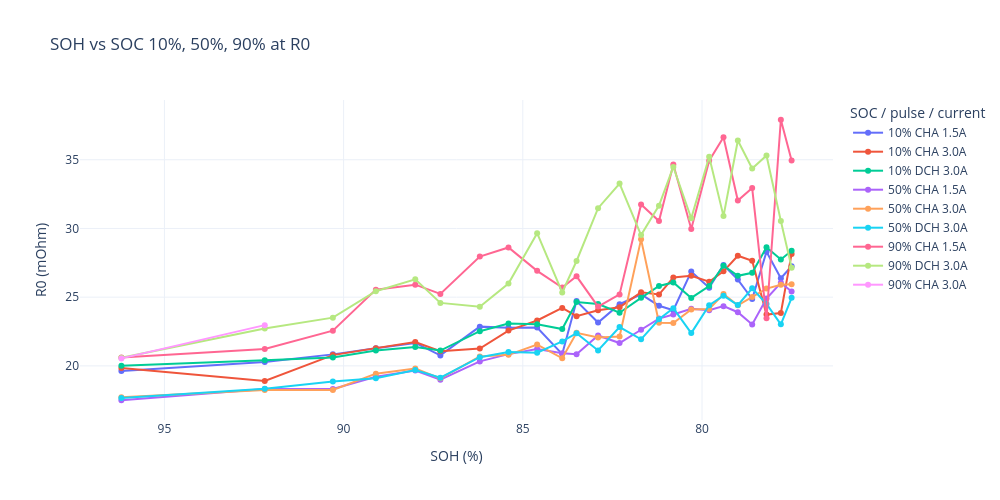
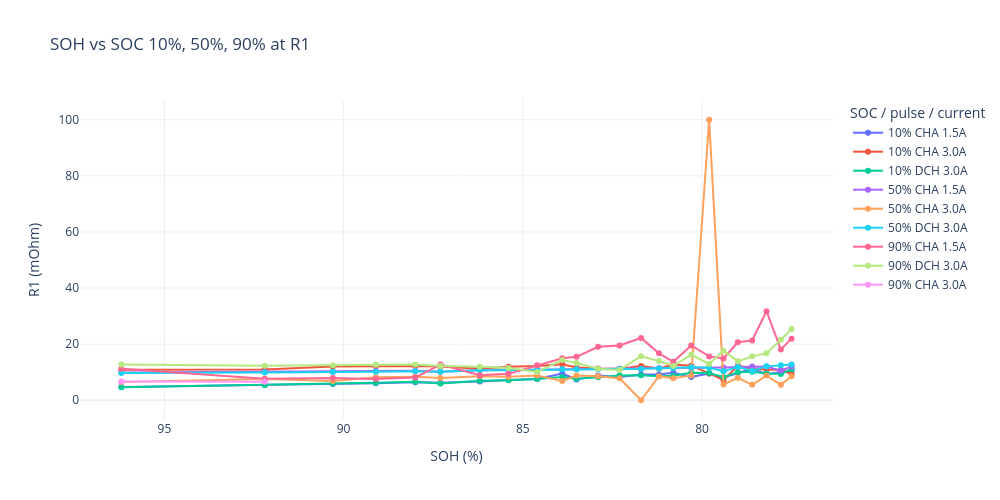
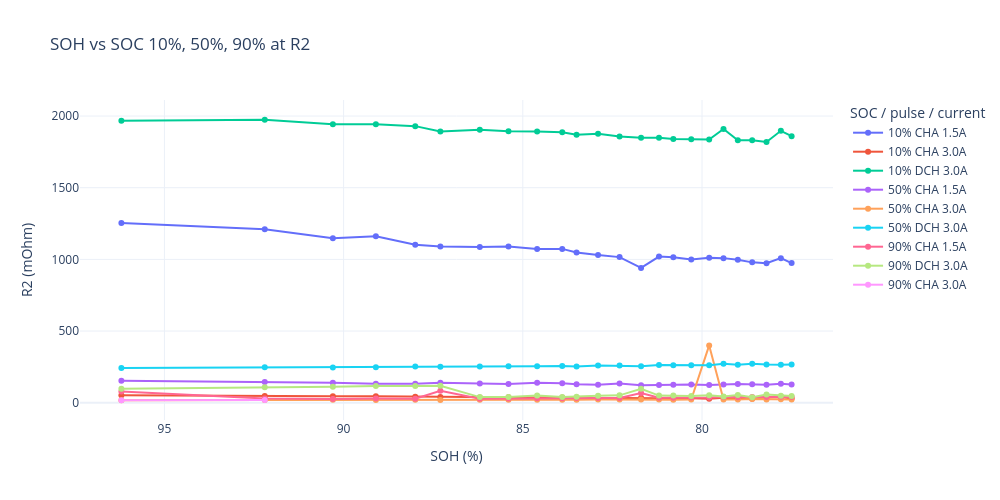

The notebook cell saved with these charts, in order:
### Code cell
soh_r_table = r1r2_result.copy()

# 提取 CHA / DCH 信息
soh_r_table["Pulse_type"] = (
    soh_r_table["Zustand"]
    .astype(str)
    .str.extract(r"^(CHA|DCH)", expand=False)
)

# 电流取绝对值，避免 DCH 显示成负数
soh_r_table["Current_abs"] = soh_r_table["Current"].abs()

# 生成图例标签，例如：90% CHA 3.0A
soh_r_table["Curve_label"] = (
    soh_r_table["SOC"].astype(str)
    + " "
    + soh_r_table["Pulse_type"].astype(str)
    + " "
    + soh_r_table["Current_abs"].round(1).astype(str)
    + "A"
)

# 排序
soh_r_table = soh_r_table.sort_values(["SOH", "SOC", "Pulse_type", "Current_abs"])

# 先显示宽表：每个 pulse 一行，R0/R1/R2 在同一行
display(soh_r_table[["SOH", "SOC", "Zustand", "Pulse_type", "Current", "Current_abs", "R0", "R1", "R2"]])

# 分别画 R0, R1, R2 三张图
for resistance_name in ["R0", "R1", "R2"]:

    fig = px.line(
        soh_r_table,
        x="SOH",
        y=resistance_name,
        color="Curve_label",
        markers=True,
        title=f"SOH vs SOC 10%, 50%, 90% at {resistance_name}",
        labels={
            "SOH": "SOH (%)",
            resistance_name: f"{resistance_name} (mOhm)",
            "Curve_label": "SOC / pulse / current"
        })

    fig.update_layout(
        template="plotly_white",
        width=1000,
        height=500
    )

    fig.update_xaxes(autorange = "reversed")

    fig.show()

### Figure 1 — Plotly figure (JSON) as saved in the notebook; plotly's stock layout.template omitted (floating-point values rounded to 4 significant figures)
{"data": [{"hovertemplate": "SOC / pulse / current=10% CHA 1.5A<br>SOH (%)=%{x}<br>R0 (mOhm)=%{y}<extra></extra>", "legendgroup": "10% CHA 1.5A", "line": {"color": "#636efa", "dash": "solid"}, "marker": {"symbol": "circle"}, "mode": "lines+markers", "name": "10% CHA 1.5A", "orientation": "v", "showlegend": true, "type": "scatter", "x": [77.5, 77.8, 78.2, 78.6, 79, 79.4, 79.8, 80.3, 80.8, 81.2, 81.7, 82.3, 82.9, 83.5, 83.9, 84.6, 85.4, 86.2, 87.3, 88, 89.1, 90.3, 92.2, 96.2], "xaxis": "x", "y": [27.25, 26.37, 28.3, 24.87, 26.28, 27.34, 25.69, 26.86, 24.05, 24.38, 25.2, 24.49, 23.15, 24.71, 20.86, 22.79, 22.77, 22.85, 20.76, 21.67, 21.29, 20.84, 20.28, 19.63], "yaxis": "y"}, {"hovertemplate": "SOC / pulse / current=10% CHA 3.0A<br>SOH (%)=%{x}<br>R0 (mOhm)=%{y}<extra></extra>", "legendgroup": "10% CHA 3.0A", "line": {"color": "#EF553B", "dash": "solid"}, "marker": {"symbol": "circle"}, "mode": "lines+markers", "name": "10% CHA 3.0A", "orientation": "v", "showlegend": true, "type": "scatter", "x": [77.5, 77.8, 78.2, 78.6, 79, 79.4, 79.8, 80.3, 80.8, 81.2, 81.7, 82.3, 82.9, 83.5, 83.9, 84.6, 85.4, 86.2, 87.3, 88, 89.1, 90.3, 92.2, 96.2], "xaxis": "x", "y": [28.15, 23.85, 23.73, 27.64, 28.01, 26.88, 26.12, 26.56, 26.43, 25.19, 25.35, 24.27, 24.05, 23.61, 24.22, 23.3, 22.57, 21.26, 21.07, 21.73, 21.29, 20.78, 18.91, 19.84], "yaxis": "y"}, {"hovertemplate": "SOC / pulse / current=10% DCH 3.0A<br>SOH (%)=%{x}<br>R0 (mOhm)=%{y}<extra></extra>", "legendgroup": "10% DCH 3.0A", "line": {"color": "#00cc96", "dash": "solid"}, "marker": {"symbol": "circle"}, "mode": "lines+markers", "name": "10% DCH 3.0A", "orientation": "v", "showlegend": true, "type": "scatter", "x": [77.5, 77.8, 78.2, 78.6, 79, 79.4, 79.8, 80.3, 80.8, 81.2, 81.7, 82.3, 82.9, 83.5, 83.9, 84.6, 85.4, 86.2, 87.3, 88, 89.1, 90.3, 92.2, 96.2], "xaxis": "x", "y": [28.38, 27.74, 28.63, 26.77, 26.55, 27.29, 25.81, 24.95, 26.07, 25.81, 24.95, 23.87, 24.5, 24.65, 22.68, 23.02, 23.09, 22.52, 21.12, 21.37, 21.12, 20.61, 20.41, 20.0], "yaxis": "y"}, {"hovertemplate": "SOC / pulse / current=50% CHA 1.5A<br>SOH (%)=%{x}<br>R0 (mOhm)=%{y}<extra></extra>", "legendgroup": "50% CHA 1.5A", "line": {"color": "#ab63fa", "dash": "solid"}, "marker": {"symbol": "circle"}, "mode": "lines+markers", "name": "50% CHA 1.5A", "orientation": "v", "showlegend": true, "type": "scatter", "x": [77.5, 77.8, 78.2, 78.6, 79, 79.4, 79.8, 80.3, 80.8, 81.2, 81.7, 82.3, 82.9, 83.5, 83.9, 84.6, 85.4, 86.2, 87.3, 88, 89.1, 90.3, 92.2, 96.2], "xaxis": "x", "y": [25.41, 26.05, 24.89, 23.01, 23.9, 24.35, 24.05, 24.15, 23.73, 23.44, 22.63, 21.66, 22.21, 20.85, 20.92, 21.22, 20.85, 20.33, 18.99, 19.65, 19.21, 18.32, 18.31, 17.5], "yaxis": "y"}, {"hovertemplate": "SOC / pulse / current=50% CHA 3.0A<br>SOH (%)=%{x}<br>R0 (mOhm)=%{y}<extra></extra>", "legendgroup": "50% CHA 3.0A", "line": {"color": "#FFA15A", "dash": "solid"}, "marker": {"symbol": "circle"}, "mode": "lines+markers", "name": "50% CHA 3.0A", "orientation": "v", "showlegend": true, "type": "scatter", "x": [77.5, 77.8, 78.2, 78.6, 79, 79.4, 79.8, 80.3, 80.8, 81.2, 81.7, 82.3, 82.9, 83.5, 83.9, 84.6, 85.4, 86.2, 87.3, 88, 89.1, 90.3, 92.2, 96.2], "xaxis": "x", "y": [25.94, 25.9, 25.62, 25.02, 24.41, 25.22, 24.14, 24.11, 23.12, 23.14, 29.21, 22.13, 22.07, 22.4, 20.55, 21.55, 20.8, 20.69, 19.09, 19.8, 19.43, 18.24, 18.24, 17.72], "yaxis": "y"}, {"hovertemplate": "SOC / pulse / current=50% DCH 3.0A<br>SOH (%)=%{x}<br>R0 (mOhm)=%{y}<extra></extra>", "legendgroup": "50% DCH 3.0A", "line": {"color": "#19d3f3", "dash": "solid"}, "marker": {"symbol": "circle"}, "mode": "lines+markers", "name": "50% DCH 3.0A", "orientation": "v", "showlegend": true, "type": "scatter", "x": [77.5, 77.8, 78.2, 78.6, 79, 79.4, 79.8, 80.3, 80.8, 81.2, 81.7, 82.3, 82.9, 83.5, 83.9, 84.6, 85.4, 86.2, 87.3, 88, 89.1, 90.3, 92.2, 96.2], "xaxis": "x", "y": [24.95, 23.02, 24.5, 25.64, 24.42, 25.1, 24.42, 22.38, 24.2, 23.39, 21.93, 22.82, 21.12, 22.37, 21.78, 20.95, 21.01, 20.63, 19.14, 19.7, 19.1, 18.86, 18.33, 17.66], "yaxis": "y"}, {"hovertemplate": "SOC / pulse / current=90% CHA 1.5A<br>SOH (%)=%{x}<br>R0 (mOhm)=%{y}<extra></extra>", "legendgroup": "90% CHA 1.5A", "line": {"color": "#FF6692", "dash": "solid"}, "marker": {"symbol": "circle"}, "mode": "lines+markers", "name": "90% CHA 1.5A", "orientation": "v", "showlegend": true, "type": "scatter", "x": [77.5, 77.8, 78.2, 78.6, 79, 79.4, 79.8, 80.3, 80.8, 81.2, 81.7, 82.3, 82.9, 83.5, 83.9, 84.6, 85.4, 86.2, 87.3, 88, 89.1, 90.3, 92.2, 96.2], "xaxis": "x", "y": [34.95, 37.91, 23.47, 32.94, 32.03, 36.64, 34.93, 29.96, 34.65, 30.54, 31.74, 25.2, 24.31, 26.52, 25.7, 26.91, 28.62, 27.96, 25.23, 25.91, 25.55, 22.56, 21.23, 20.62], "yaxis": "y"}, {"hovertemplate": "SOC / pulse / current=90% DCH 3.0A<br>SOH (%)=%{x}<br>R0 (mOhm)=%{y}<extra></extra>", "legendgroup": "90% DCH 3.0A", "line": {"color": "#B6E880", "dash": "solid"}, "marker": {"symbol": "circle"}, "mode": "lines+markers", "name": "90% DCH 3.0A", "orientation": "v", "showlegend": true, "type": "scatter", "x": [77.5, 77.8, 78.2, 78.6, 79, 79.4, 79.8, 80.3, 80.8, 81.2, 81.7, 82.3, 82.9, 83.5, 83.9, 84.6, 85.4, 86.2, 87.3, 88, 89.1, 90.3, 92.2, 96.2], "xaxis": "x", "y": [27.15, 30.54, 35.31, 34.36, 36.4, 30.9, 35.22, 30.74, 34.47, 31.66, 29.52, 33.27, 31.48, 27.63, 25.34, 29.65, 25.99, 24.3, 24.58, 26.3, 25.43, 23.51, 22.72, 20.58], "yaxis": "y"}, {"hovertemplate": "SOC / pulse / current=90% CHA 3.0A<br>SOH (%)=%{x}<br>R0 (mOhm)=%{y}<extra></extra>", "legendgroup": "90% CHA 3.0A", "line": {"color": "#FF97FF", "dash": "solid"}, "marker": {"symbol": "circle"}, "mode": "lines+markers", "name": "90% CHA 3.0A", "orientation": "v", "showlegend": true, "type": "scatter", "x": [92.2, 96.2], "xaxis": "x", "y": [22.96, 20.54], "yaxis": "y"}], "layout": {"height": 500, "legend": {"title": {"text": "SOC / pulse / current"}, "tracegroupgap": 0}, "title": {"text": "SOH vs SOC 10%, 50%, 90% at R0"}, "width": 1000, "xaxis": {"anchor": "y", "autorange": "reversed", "domain": [0, 1], "title": {"text": "SOH (%)"}}, "yaxis": {"anchor": "x", "domain": [0, 1], "title": {"text": "R0 (mOhm)"}}}}

### Figure 2 — Plotly figure (JSON) as saved in the notebook; plotly's stock layout.template omitted (floating-point values rounded to 4 significant figures)
{"data": [{"hovertemplate": "SOC / pulse / current=10% CHA 1.5A<br>SOH (%)=%{x}<br>R1 (mOhm)=%{y}<extra></extra>", "legendgroup": "10% CHA 1.5A", "line": {"color": "#636efa", "dash": "solid"}, "marker": {"symbol": "circle"}, "mode": "lines+markers", "name": "10% CHA 1.5A", "orientation": "v", "showlegend": true, "type": "scatter", "x": [77.5, 77.8, 78.2, 78.6, 79, 79.4, 79.8, 80.3, 80.8, 81.2, 81.7, 82.3, 82.9, 83.5, 83.9, 84.6, 85.4, 86.2, 87.3, 88, 89.1, 90.3, 92.2, 96.2], "xaxis": "x", "y": [10.63, 10.01, 9.298, 11.26, 9.806, 8.157, 9.542, 8.323, 9.846, 9.198, 9.149, 8.306, 8.858, 7.438, 9.509, 7.597, 7.203, 6.654, 6.278, 6.433, 6.027, 5.804, 5.442, 4.691], "yaxis": "y"}, {"hovertemplate": "SOC / pulse / current=10% CHA 3.0A<br>SOH (%)=%{x}<br>R1 (mOhm)=%{y}<extra></extra>", "legendgroup": "10% CHA 3.0A", "line": {"color": "#EF553B", "dash": "solid"}, "marker": {"symbol": "circle"}, "mode": "lines+markers", "name": "10% CHA 3.0A", "orientation": "v", "showlegend": true, "type": "scatter", "x": [77.5, 77.8, 78.2, 78.6, 79, 79.4, 79.8, 80.3, 80.8, 81.2, 81.7, 82.3, 82.9, 83.5, 83.9, 84.6, 85.4, 86.2, 87.3, 88, 89.1, 90.3, 92.2, 96.2], "xaxis": "x", "y": [9.407, 10.81, 10.94, 11.21, 12.37, 7.197, 9.557, 12.34, 12.71, 11.31, 12.25, 11.28, 11.36, 11.7, 12.8, 12.23, 11.9, 11.2, 12.04, 12.26, 12.15, 12.01, 10.99, 10.9], "yaxis": "y"}, {"hovertemplate": "SOC / pulse / current=10% DCH 3.0A<br>SOH (%)=%{x}<br>R1 (mOhm)=%{y}<extra></extra>", "legendgroup": "10% DCH 3.0A", "line": {"color": "#00cc96", "dash": "solid"}, "marker": {"symbol": "circle"}, "mode": "lines+markers", "name": "10% DCH 3.0A", "orientation": "v", "showlegend": true, "type": "scatter", "x": [77.5, 77.8, 78.2, 78.6, 79, 79.4, 79.8, 80.3, 80.8, 81.2, 81.7, 82.3, 82.9, 83.5, 83.9, 84.6, 85.4, 86.2, 87.3, 88, 89.1, 90.3, 92.2, 96.2], "xaxis": "x", "y": [11.07, 9.33, 9.565, 10.2, 10.03, 8.189, 9.735, 9.814, 8.716, 8.566, 8.927, 8.82, 8.178, 7.686, 8.27, 7.589, 7.174, 6.952, 5.962, 6.582, 6.219, 5.969, 5.456, 4.658], "yaxis": "y"}, {"hovertemplate": "SOC / pulse / current=50% CHA 1.5A<br>SOH (%)=%{x}<br>R1 (mOhm)=%{y}<extra></extra>", "legendgroup": "50% CHA 1.5A", "line": {"color": "#ab63fa", "dash": "solid"}, "marker": {"symbol": "circle"}, "mode": "lines+markers", "name": "50% CHA 1.5A", "orientation": "v", "showlegend": true, "type": "scatter", "x": [77.5, 77.8, 78.2, 78.6, 79, 79.4, 79.8, 80.3, 80.8, 81.2, 81.7, 82.3, 82.9, 83.5, 83.9, 84.6, 85.4, 86.2, 87.3, 88, 89.1, 90.3, 92.2, 96.2], "xaxis": "x", "y": [12.02, 10.58, 12.0, 12.04, 11.83, 11.71, 11.74, 11.6, 11.47, 11.44, 11.14, 11.27, 11.17, 11.09, 10.97, 10.92, 10.82, 10.71, 10.16, 10.48, 10.41, 10.18, 10.12, 9.929], "yaxis": "y"}, {"hovertemplate": "SOC / pulse / current=50% CHA 3.0A<br>SOH (%)=%{x}<br>R1 (mOhm)=%{y}<extra></extra>", "legendgroup": "50% CHA 3.0A", "line": {"color": "#FFA15A", "dash": "solid"}, "marker": {"symbol": "circle"}, "mode": "lines+markers", "name": "50% CHA 3.0A", "orientation": "v", "showlegend": true, "type": "scatter", "x": [77.5, 77.8, 78.2, 78.6, 79, 79.4, 79.8, 80.3, 80.8, 81.2, 81.7, 82.3, 82.9, 83.5, 83.9, 84.6, 85.4, 86.2, 87.3, 88, 89.1, 90.3, 92.2, 96.2], "xaxis": "x", "y": [8.595, 5.498, 8.803, 5.491, 7.989, 5.648, 100.0, 8.844, 7.864, 8.583, 0.005751, 7.837, 8.528, 8.799, 6.869, 8.813, 8.37, 8.566, 7.905, 8.373, 8.218, 6.903, 7.54, 6.551], "yaxis": "y"}, {"hovertemplate": "SOC / pulse / current=50% DCH 3.0A<br>SOH (%)=%{x}<br>R1 (mOhm)=%{y}<extra></extra>", "legendgroup": "50% DCH 3.0A", "line": {"color": "#19d3f3", "dash": "solid"}, "marker": {"symbol": "circle"}, "mode": "lines+markers", "name": "50% DCH 3.0A", "orientation": "v", "showlegend": true, "type": "scatter", "x": [77.5, 77.8, 78.2, 78.6, 79, 79.4, 79.8, 80.3, 80.8, 81.2, 81.7, 82.3, 82.9, 83.5, 83.9, 84.6, 85.4, 86.2, 87.3, 88, 89.1, 90.3, 92.2, 96.2], "xaxis": "x", "y": [12.72, 12.5, 12.08, 10.52, 11.84, 10.34, 11.62, 11.79, 11.54, 11.35, 11.22, 11.18, 11.14, 11.08, 11.02, 10.82, 10.73, 10.7, 10.15, 10.37, 10.19, 10.17, 9.936, 9.687], "yaxis": "y"}, {"hovertemplate": "SOC / pulse / current=90% CHA 1.5A<br>SOH (%)=%{x}<br>R1 (mOhm)=%{y}<extra></extra>", "legendgroup": "90% CHA 1.5A", "line": {"color": "#FF6692", "dash": "solid"}, "marker": {"symbol": "circle"}, "mode": "lines+markers", "name": "90% CHA 1.5A", "orientation": "v", "showlegend": true, "type": "scatter", "x": [77.5, 77.8, 78.2, 78.6, 79, 79.4, 79.8, 80.3, 80.8, 81.2, 81.7, 82.3, 82.9, 83.5, 83.9, 84.6, 85.4, 86.2, 87.3, 88, 89.1, 90.3, 92.2, 96.2], "xaxis": "x", "y": [21.97, 18.12, 31.74, 21.35, 20.69, 14.9, 15.64, 19.56, 13.74, 16.73, 22.21, 19.52, 19.07, 15.47, 14.96, 12.48, 9.416, 8.924, 12.74, 8.102, 7.62, 7.909, 7.663, 11.24], "yaxis": "y"}, {"hovertemplate": "SOC / pulse / current=90% DCH 3.0A<br>SOH (%)=%{x}<br>R1 (mOhm)=%{y}<extra></extra>", "legendgroup": "90% DCH 3.0A", "line": {"color": "#B6E880", "dash": "solid"}, "marker": {"symbol": "circle"}, "mode": "lines+markers", "name": "90% DCH 3.0A", "orientation": "v", "showlegend": true, "type": "scatter", "x": [77.5, 77.8, 78.2, 78.6, 79, 79.4, 79.8, 80.3, 80.8, 81.2, 81.7, 82.3, 82.9, 83.5, 83.9, 84.6, 85.4, 86.2, 87.3, 88, 89.1, 90.3, 92.2, 96.2], "xaxis": "x", "y": [25.43, 21.55, 16.76, 15.66, 13.88, 17.69, 12.93, 16.23, 12.21, 13.96, 15.72, 10.81, 11.25, 13.32, 14.34, 10.05, 11.52, 11.98, 12.22, 12.76, 12.62, 12.46, 12.27, 12.75], "yaxis": "y"}, {"hovertemplate": "SOC / pulse / current=90% CHA 3.0A<br>SOH (%)=%{x}<br>R1 (mOhm)=%{y}<extra></extra>", "legendgroup": "90% CHA 3.0A", "line": {"color": "#FF97FF", "dash": "solid"}, "marker": {"symbol": "circle"}, "mode": "lines+markers", "name": "90% CHA 3.0A", "orientation": "v", "showlegend": true, "type": "scatter", "x": [92.2, 96.2], "xaxis": "x", "y": [6.561, 6.701], "yaxis": "y"}], "layout": {"height": 500, "legend": {"title": {"text": "SOC / pulse / current"}, "tracegroupgap": 0}, "title": {"text": "SOH vs SOC 10%, 50%, 90% at R1"}, "width": 1000, "xaxis": {"anchor": "y", "autorange": "reversed", "domain": [0, 1], "title": {"text": "SOH (%)"}}, "yaxis": {"anchor": "x", "domain": [0, 1], "title": {"text": "R1 (mOhm)"}}}}

### Figure 3 — Plotly figure (JSON) as saved in the notebook; plotly's stock layout.template omitted (floating-point values rounded to 4 significant figures)
{"data": [{"hovertemplate": "SOC / pulse / current=10% CHA 1.5A<br>SOH (%)=%{x}<br>R2 (mOhm)=%{y}<extra></extra>", "legendgroup": "10% CHA 1.5A", "line": {"color": "#636efa", "dash": "solid"}, "marker": {"symbol": "circle"}, "mode": "lines+markers", "name": "10% CHA 1.5A", "orientation": "v", "showlegend": true, "type": "scatter", "x": [77.5, 77.8, 78.2, 78.6, 79, 79.4, 79.8, 80.3, 80.8, 81.2, 81.7, 82.3, 82.9, 83.5, 83.9, 84.6, 85.4, 86.2, 87.3, 88, 89.1, 90.3, 92.2, 96.2], "xaxis": "x", "y": [974.1, 1009.0, 972.9, 979.2, 997.1, 1009.0, 1012.0, 999.6, 1016.0, 1020.0, 940.3, 1016.0, 1030.0, 1049.0, 1073.0, 1073.0, 1090.0, 1086.0, 1091.0, 1102.0, 1161.0, 1147.0, 1210.0, 1254.0], "yaxis": "y"}, {"hovertemplate": "SOC / pulse / current=10% CHA 3.0A<br>SOH (%)=%{x}<br>R2 (mOhm)=%{y}<extra></extra>", "legendgroup": "10% CHA 3.0A", "line": {"color": "#EF553B", "dash": "solid"}, "marker": {"symbol": "circle"}, "mode": "lines+markers", "name": "10% CHA 3.0A", "orientation": "v", "showlegend": true, "type": "scatter", "x": [77.5, 77.8, 78.2, 78.6, 79, 79.4, 79.8, 80.3, 80.8, 81.2, 81.7, 82.3, 82.9, 83.5, 83.9, 84.6, 85.4, 86.2, 87.3, 88, 89.1, 90.3, 92.2, 96.2], "xaxis": "x", "y": [28.77, 39.45, 37.28, 28.29, 31.49, 35.45, 28.57, 31.91, 34.15, 31.74, 34.25, 32.18, 32.75, 35.89, 35.87, 36.25, 38.19, 37.3, 39.23, 41.16, 44.54, 44.51, 46.94, 52.03], "yaxis": "y"}, {"hovertemplate": "SOC / pulse / current=10% DCH 3.0A<br>SOH (%)=%{x}<br>R2 (mOhm)=%{y}<extra></extra>", "legendgroup": "10% DCH 3.0A", "line": {"color": "#00cc96", "dash": "solid"}, "marker": {"symbol": "circle"}, "mode": "lines+markers", "name": "10% DCH 3.0A", "orientation": "v", "showlegend": true, "type": "scatter", "x": [77.5, 77.8, 78.2, 78.6, 79, 79.4, 79.8, 80.3, 80.8, 81.2, 81.7, 82.3, 82.9, 83.5, 83.9, 84.6, 85.4, 86.2, 87.3, 88, 89.1, 90.3, 92.2, 96.2], "xaxis": "x", "y": [1859.0, 1897.0, 1819.0, 1832.0, 1831.0, 1909.0, 1836.0, 1837.0, 1840.0, 1848.0, 1849.0, 1857.0, 1876.0, 1870.0, 1886.0, 1892.0, 1894.0, 1905.0, 1892.0, 1930.0, 1942.0, 1943.0, 1974.0, 1966.0], "yaxis": "y"}, {"hovertemplate": "SOC / pulse / current=50% CHA 1.5A<br>SOH (%)=%{x}<br>R2 (mOhm)=%{y}<extra></extra>", "legendgroup": "50% CHA 1.5A", "line": {"color": "#ab63fa", "dash": "solid"}, "marker": {"symbol": "circle"}, "mode": "lines+markers", "name": "50% CHA 1.5A", "orientation": "v", "showlegend": true, "type": "scatter", "x": [77.5, 77.8, 78.2, 78.6, 79, 79.4, 79.8, 80.3, 80.8, 81.2, 81.7, 82.3, 82.9, 83.5, 83.9, 84.6, 85.4, 86.2, 87.3, 88, 89.1, 90.3, 92.2, 96.2], "xaxis": "x", "y": [127.7, 131.6, 125.0, 129.6, 130.6, 127.7, 123.2, 126.9, 125.5, 124.5, 121.5, 133.8, 125.2, 128.5, 135.1, 138.7, 130.9, 134.5, 139.6, 131.9, 132.6, 140.1, 144.2, 153.0], "yaxis": "y"}, {"hovertemplate": "SOC / pulse / current=50% CHA 3.0A<br>SOH (%)=%{x}<br>R2 (mOhm)=%{y}<extra></extra>", "legendgroup": "50% CHA 3.0A", "line": {"color": "#FFA15A", "dash": "solid"}, "marker": {"symbol": "circle"}, "mode": "lines+markers", "name": "50% CHA 3.0A", "orientation": "v", "showlegend": true, "type": "scatter", "x": [77.5, 77.8, 78.2, 78.6, 79, 79.4, 79.8, 80.3, 80.8, 81.2, 81.7, 82.3, 82.9, 83.5, 83.9, 84.6, 85.4, 86.2, 87.3, 88, 89.1, 90.3, 92.2, 96.2], "xaxis": "x", "y": [23.08, 24.59, 22.79, 25.41, 22.08, 22.73, 400.0, 22.3, 21.42, 22.31, 23.22, 21.86, 21.94, 20.69, 20.85, 21.17, 20.99, 20.53, 18.75, 20.61, 19.81, 20.01, 19.24, 17.8], "yaxis": "y"}, {"hovertemplate": "SOC / pulse / current=50% DCH 3.0A<br>SOH (%)=%{x}<br>R2 (mOhm)=%{y}<extra></extra>", "legendgroup": "50% DCH 3.0A", "line": {"color": "#19d3f3", "dash": "solid"}, "marker": {"symbol": "circle"}, "mode": "lines+markers", "name": "50% DCH 3.0A", "orientation": "v", "showlegend": true, "type": "scatter", "x": [77.5, 77.8, 78.2, 78.6, 79, 79.4, 79.8, 80.3, 80.8, 81.2, 81.7, 82.3, 82.9, 83.5, 83.9, 84.6, 85.4, 86.2, 87.3, 88, 89.1, 90.3, 92.2, 96.2], "xaxis": "x", "y": [267.1, 264.3, 266.5, 272.3, 265.5, 271.5, 261.9, 261.6, 261.9, 262.8, 255.0, 259.8, 260.1, 252.2, 255.8, 255.1, 254.1, 252.4, 251.8, 251.9, 247.6, 246.4, 247.6, 241.5], "yaxis": "y"}, {"hovertemplate": "SOC / pulse / current=90% CHA 1.5A<br>SOH (%)=%{x}<br>R2 (mOhm)=%{y}<extra></extra>", "legendgroup": "90% CHA 1.5A", "line": {"color": "#FF6692", "dash": "solid"}, "marker": {"symbol": "circle"}, "mode": "lines+markers", "name": "90% CHA 1.5A", "orientation": "v", "showlegend": true, "type": "scatter", "x": [77.5, 77.8, 78.2, 78.6, 79, 79.4, 79.8, 80.3, 80.8, 81.2, 81.7, 82.3, 82.9, 83.5, 83.9, 84.6, 85.4, 86.2, 87.3, 88, 89.1, 90.3, 92.2, 96.2], "xaxis": "x", "y": [40.06, 42.11, 39.19, 39.97, 38.18, 39.88, 36.28, 36.38, 35.17, 34.91, 67.1, 33.57, 32.9, 32.26, 31.82, 30.47, 29.27, 28.15, 83.69, 27.97, 30.36, 26.83, 28.83, 78.47], "yaxis": "y"}, {"hovertemplate": "SOC / pulse / current=90% DCH 3.0A<br>SOH (%)=%{x}<br>R2 (mOhm)=%{y}<extra></extra>", "legendgroup": "90% DCH 3.0A", "line": {"color": "#B6E880", "dash": "solid"}, "marker": {"symbol": "circle"}, "mode": "lines+markers", "name": "90% DCH 3.0A", "orientation": "v", "showlegend": true, "type": "scatter", "x": [77.5, 77.8, 78.2, 78.6, 79, 79.4, 79.8, 80.3, 80.8, 81.2, 81.7, 82.3, 82.9, 83.5, 83.9, 84.6, 85.4, 86.2, 87.3, 88, 89.1, 90.3, 92.2, 96.2], "xaxis": "x", "y": [47.48, 49.49, 57.02, 38.88, 53.12, 44.22, 51.5, 46.62, 51.21, 49.79, 97.68, 51.51, 48.53, 42.04, 39.63, 50.07, 40.35, 39.23, 118.1, 116.7, 117.4, 111.6, 107.8, 97.17], "yaxis": "y"}, {"hovertemplate": "SOC / pulse / current=90% CHA 3.0A<br>SOH (%)=%{x}<br>R2 (mOhm)=%{y}<extra></extra>", "legendgroup": "90% CHA 3.0A", "line": {"color": "#FF97FF", "dash": "solid"}, "marker": {"symbol": "circle"}, "mode": "lines+markers", "name": "90% CHA 3.0A", "orientation": "v", "showlegend": true, "type": "scatter", "x": [92.2, 96.2], "xaxis": "x", "y": [18.39, 17.33], "yaxis": "y"}], "layout": {"height": 500, "legend": {"title": {"text": "SOC / pulse / current"}, "tracegroupgap": 0}, "title": {"text": "SOH vs SOC 10%, 50%, 90% at R2"}, "width": 1000, "xaxis": {"anchor": "y", "autorange": "reversed", "domain": [0, 1], "title": {"text": "SOH (%)"}}, "yaxis": {"anchor": "x", "domain": [0, 1], "title": {"text": "R2 (mOhm)"}}}}
